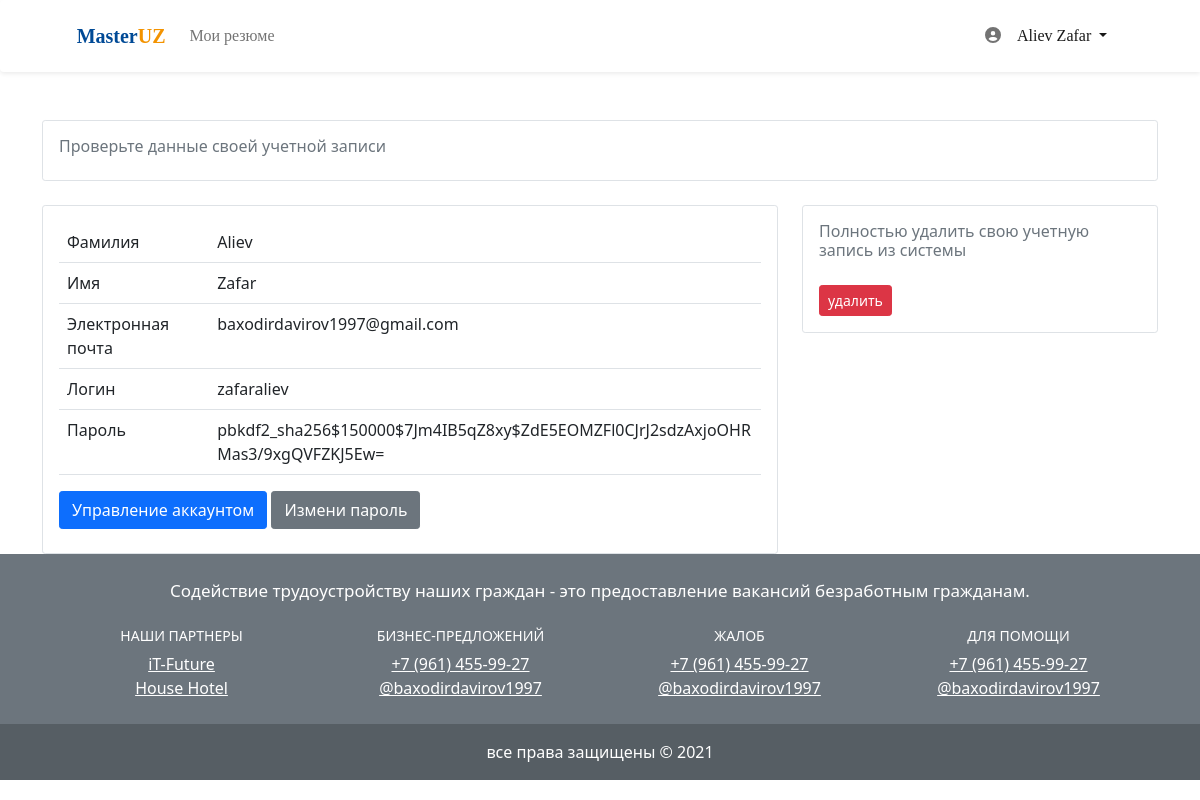
Page /accounts/account_info/ (signed in) on the committed database.
### accounts/models.py (models this page shows)
class User(AbstractUser):
    last_name = models.CharField(max_length=100)
    first_name = models.CharField(max_length=100)
    email = models.CharField(max_length=100)
    class Meta:
        verbose_name = '1. UMUMIY FOYDALANUVCHILAR BAZASI'
        verbose_name_plural = '1. UMUMIY FOYDALANUVCHILAR BAZASI'

### accounts/views.py (the view)
# urls.py: path('account_info/', views.account_info, name='account_info'),
def account_info(request):
    return render(request, 'accounts/account_info.html')

### accounts/templates/accounts/account_info.html (shortened to what this page needs)
{% extends 'base.html' %}
{% load static %}
{% block menu %}
<header class="" style="border-radius: 0px; font-family: 'Baloo Chettan 2';">
  <nav class="navbar navbar-expand-lg navbar-light bg-light shadow-sm p-3 bg-body rounded-start">
    <div class="container-fluid col-lg-11 ms-auto">
    <a class="navbar-brand landing-brand" href="{% url 'account' %}" style="font-weight: bold; font-size: 20px; color: rgb(0, 74, 150);">
      Master<font style="color: rgb(243,147,0);">UZ</font></a>
  <div class="collapse navbar-collapse" id="navbarSupportedContent">
  <ul class="navbar-nav">
  <li class="nav-item">
  <a class="nav-link" href="{% url 'summary' %}">Мои резюме</a>
  </li>
  </ul>
  </div>
    <div class="collapse navbar-collapse" id="navbarSupportedContent">
      <ul class="navbar-nav ms-auto mx-2">
      <li class="nav-item menu_icon">
      <a class="nav-link" href="#"><i class="fas fa-user-circle account_logatip"></i></a>
      </li>
      <li class="nav-item dropdown">
      <a class="nav-link dropdown-toggle active" href="#" id="navbarDropdownMenuLink" role="button" data-bs-toggle="dropdown" aria-expanded="false">
      {{request.user.last_name}} {{request.user.first_name}}
      </a>
      </li>
      </ul>
    </div>
  </div>
  </nav>
</header>
{% endblock %}
{% block content %}
<div class="container-fluid">
<div class="container">
<div class="row">
<div class="col-lg-12">
<div class="border p-3 mt-5 rounded-1">
  <h6 class="text-muted">Проверьте данные своей учетной записи</h6>
</div>
</div>
</div>
</div>
</div>
<div class="container-fluid">
<div class="container">
<div class="row">
<div class="col-lg-8">
<div class="border p-3 mt-4 rounded-1">
<div class="table-responsive">
<table class="table">
<tbody>
<tr>
<td>Фамилия</td>
<td>{{request.user.last_name}}</td>
</tr>
<tr>
<td>Имя</td>
<td>{{request.user.first_name}}</td>
</tr>
<tr>
<td>Электронная почта</td>
<td>{{request.user.email}}</td>
</tr>
<tr>
<td>Логин</td>
<td>{{request.user.username}}</td>
</tr>
<tr>
<td>Пароль</td>
<td style="word-break: break-all;">{{request.user.password}}</td>
</tr>
</tbody>
</table>
</div>
<a href="{% url 'account_update' user.id %}" style="text-decoration: none;">
<button type="button" class="btn btn-primary mb-2 rounded-1">Управление аккаунтом</button>
</a>
<a href="{% url 'password_reset' %}" style="text-decoration: none;">
<button type="button" class="btn btn-secondary mb-2 rounded-1">Измени пароль</button>
</a>
</div>
</div>
<div class="col-lg-4">
<div class="border p-3 mt-4 mb-3 rounded-1">
<h6 class="text-muted">Полностью удалить свою учетную запись из системы</h6>
<a href="{% url 'account_delete' user.id %}" style="text-decoration: none;">
  <button type="button" class="btn btn-danger btn-sm rounded-1 mt-3">удалить</button>
</a>
</div>
</div>
</div>
</div>
</div>
{% endblock %}

### rows in the picture
User: user.last_name "Aliev", user.first_name "Zafar", user.email "baxodirdavirov1997@gmail.com", user.username "zafaraliev", user.password "pbkdf2_sha256$150000$7Jm4IB5qZ8xy$ZdE5EOMZFl0CJrJ2sdzAxjoOHRMas3/9xgQVFZKJ5Ew="
